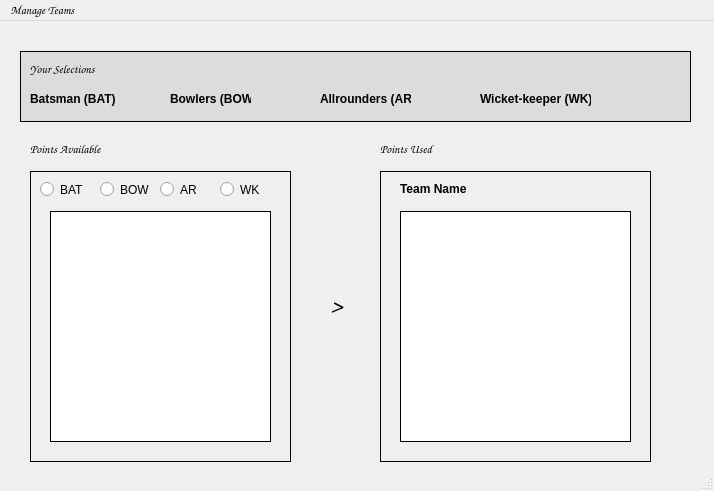
<?xml version="1.0" encoding="UTF-8"?>
<ui version="4.0">
 <class>MainWindow</class>
 <widget class="QMainWindow" name="MainWindow">
  <property name="geometry">
   <rect>
    <x>0</x>
    <y>0</y>
    <width>714</width>
    <height>491</height>
   </rect>
  </property>
  <property name="baseSize">
   <size>
    <width>0</width>
    <height>0</height>
   </size>
  </property>
  <property name="font">
   <font>
    <family>Comic Sans MS</family>
   </font>
  </property>
  <property name="windowTitle">
   <string>Fantasy Cricket</string>
  </property>
  <widget class="QWidget" name="centralwidget">
   <widget class="QFrame" name="frame">
    <property name="geometry">
     <rect>
      <x>20</x>
      <y>30</y>
      <width>671</width>
      <height>71</height>
     </rect>
    </property>
    <property name="styleSheet">
     <string notr="true">border: 1px solid black;
background-color: rgb(220, 220, 220);</string>
    </property>
    <property name="frameShape">
     <enum>QFrame::StyledPanel</enum>
    </property>
    <property name="frameShadow">
     <enum>QFrame::Raised</enum>
    </property>
    <widget class="QLabel" name="label">
     <property name="geometry">
      <rect>
       <x>10</x>
       <y>10</y>
       <width>101</width>
       <height>16</height>
      </rect>
     </property>
     <property name="font">
      <font>
       <family>Comic Sans MS</family>
      </font>
     </property>
     <property name="styleSheet">
      <string notr="true">border: none;
font-family: &quot;Comic Sans MS&quot;;</string>
     </property>
     <property name="text">
      <string>Your Selections</string>
     </property>
    </widget>
    <widget class="QLabel" name="label_2">
     <property name="geometry">
      <rect>
       <x>10</x>
       <y>40</y>
       <width>91</width>
       <height>16</height>
      </rect>
     </property>
     <property name="styleSheet">
      <string notr="true">font-weight: bold;
border: none;
font-family: &quot;Comic Sans MS&quot;;</string>
     </property>
     <property name="text">
      <string>Batsman (BAT)</string>
     </property>
    </widget>
    <widget class="QLabel" name="label_7">
     <property name="geometry">
      <rect>
       <x>150</x>
       <y>40</y>
       <width>81</width>
       <height>16</height>
      </rect>
     </property>
     <property name="styleSheet">
      <string notr="true">font-weight: bold;
border: none;
font-family: &quot;Comic Sans MS&quot;;</string>
     </property>
     <property name="text">
      <string>Bowlers (BOW)</string>
     </property>
    </widget>
    <widget class="QLabel" name="label_8">
     <property name="geometry">
      <rect>
       <x>300</x>
       <y>40</y>
       <width>91</width>
       <height>16</height>
      </rect>
     </property>
     <property name="styleSheet">
      <string notr="true">font-weight: bold;
border: none;
font-family: &quot;Comic Sans MS&quot;;</string>
     </property>
     <property name="text">
      <string>Allrounders (AR)</string>
     </property>
    </widget>
    <widget class="QLabel" name="label_9">
     <property name="geometry">
      <rect>
       <x>460</x>
       <y>40</y>
       <width>111</width>
       <height>16</height>
      </rect>
     </property>
     <property name="styleSheet">
      <string notr="true">font-weight: bold;
border: none;
font-family: &quot;Comic Sans MS&quot;;</string>
     </property>
     <property name="text">
      <string>Wicket-keeper (WK)</string>
     </property>
    </widget>
    <widget class="QLabel" name="label_10">
     <property name="geometry">
      <rect>
       <x>100</x>
       <y>40</y>
       <width>31</width>
       <height>16</height>
      </rect>
     </property>
     <property name="styleSheet">
      <string notr="true">border: none;
font-family: &quot;Comic Sans MS&quot;;
color: rgb(0, 0, 255);</string>
     </property>
     <property name="text">
      <string/>
     </property>
    </widget>
    <widget class="QLabel" name="label_11">
     <property name="geometry">
      <rect>
       <x>240</x>
       <y>40</y>
       <width>31</width>
       <height>16</height>
      </rect>
     </property>
     <property name="styleSheet">
      <string notr="true">border: none;
font-family: &quot;Comic Sans MS&quot;;
color: rgb(0, 0, 255);</string>
     </property>
     <property name="text">
      <string/>
     </property>
    </widget>
    <widget class="QLabel" name="label_12">
     <property name="geometry">
      <rect>
       <x>400</x>
       <y>40</y>
       <width>31</width>
       <height>16</height>
      </rect>
     </property>
     <property name="styleSheet">
      <string notr="true">border: none;
font-family: &quot;Comic Sans MS&quot;;
color: rgb(0, 0, 255);</string>
     </property>
     <property name="text">
      <string/>
     </property>
    </widget>
    <widget class="QLabel" name="label_13">
     <property name="geometry">
      <rect>
       <x>580</x>
       <y>40</y>
       <width>31</width>
       <height>16</height>
      </rect>
     </property>
     <property name="styleSheet">
      <string notr="true">border: none;
font-family: &quot;Comic Sans MS&quot;;
color: rgb(0, 0, 255);</string>
     </property>
     <property name="text">
      <string/>
     </property>
    </widget>
   </widget>
   <widget class="QLabel" name="label_3">
    <property name="geometry">
     <rect>
      <x>30</x>
      <y>120</y>
      <width>101</width>
      <height>16</height>
     </rect>
    </property>
    <property name="font">
     <font>
      <pointsize>9</pointsize>
      <weight>75</weight>
      <bold>true</bold>
     </font>
    </property>
    <property name="text">
     <string>Points Available</string>
    </property>
   </widget>
   <widget class="QFrame" name="frame_2">
    <property name="geometry">
     <rect>
      <x>30</x>
      <y>150</y>
      <width>261</width>
      <height>291</height>
     </rect>
    </property>
    <property name="styleSheet">
     <string notr="true">border: 1px solid black;</string>
    </property>
    <property name="frameShape">
     <enum>QFrame::StyledPanel</enum>
    </property>
    <property name="frameShadow">
     <enum>QFrame::Raised</enum>
    </property>
    <widget class="QRadioButton" name="radioButton">
     <property name="geometry">
      <rect>
       <x>10</x>
       <y>10</y>
       <width>82</width>
       <height>17</height>
      </rect>
     </property>
     <property name="styleSheet">
      <string notr="true">border: none;
font-family: &quot;Comic Sans MS&quot;;</string>
     </property>
     <property name="text">
      <string>BAT</string>
     </property>
     <property name="checkable">
      <bool>false</bool>
     </property>
    </widget>
    <widget class="QRadioButton" name="radioButton_2">
     <property name="geometry">
      <rect>
       <x>70</x>
       <y>10</y>
       <width>82</width>
       <height>17</height>
      </rect>
     </property>
     <property name="styleSheet">
      <string notr="true">border: none;
font-family: &quot;Comic Sans MS&quot;;</string>
     </property>
     <property name="text">
      <string>BOW</string>
     </property>
     <property name="checkable">
      <bool>false</bool>
     </property>
    </widget>
    <widget class="QRadioButton" name="radioButton_3">
     <property name="geometry">
      <rect>
       <x>130</x>
       <y>10</y>
       <width>82</width>
       <height>17</height>
      </rect>
     </property>
     <property name="styleSheet">
      <string notr="true">border: none;
font-family: &quot;Comic Sans MS&quot;;</string>
     </property>
     <property name="text">
      <string>AR</string>
     </property>
     <property name="checkable">
      <bool>false</bool>
     </property>
    </widget>
    <widget class="QRadioButton" name="radioButton_4">
     <property name="geometry">
      <rect>
       <x>190</x>
       <y>10</y>
       <width>82</width>
       <height>17</height>
      </rect>
     </property>
     <property name="styleSheet">
      <string notr="true">border: none;
font-family: &quot;Comic Sans MS&quot;;</string>
     </property>
     <property name="text">
      <string>WK</string>
     </property>
     <property name="checkable">
      <bool>false</bool>
     </property>
    </widget>
    <widget class="QListWidget" name="listWidget">
     <property name="geometry">
      <rect>
       <x>20</x>
       <y>40</y>
       <width>221</width>
       <height>231</height>
      </rect>
     </property>
    </widget>
   </widget>
   <widget class="QLabel" name="label_4">
    <property name="geometry">
     <rect>
      <x>380</x>
      <y>120</y>
      <width>91</width>
      <height>16</height>
     </rect>
    </property>
    <property name="font">
     <font>
      <pointsize>9</pointsize>
      <weight>75</weight>
      <bold>true</bold>
     </font>
    </property>
    <property name="text">
     <string>Points Used</string>
    </property>
   </widget>
   <widget class="QFrame" name="frame_3">
    <property name="geometry">
     <rect>
      <x>380</x>
      <y>150</y>
      <width>271</width>
      <height>291</height>
     </rect>
    </property>
    <property name="styleSheet">
     <string notr="true">border: 1px solid black;</string>
    </property>
    <property name="frameShape">
     <enum>QFrame::StyledPanel</enum>
    </property>
    <property name="frameShadow">
     <enum>QFrame::Raised</enum>
    </property>
    <widget class="QLabel" name="label_6">
     <property name="geometry">
      <rect>
       <x>20</x>
       <y>10</y>
       <width>71</width>
       <height>16</height>
      </rect>
     </property>
     <property name="styleSheet">
      <string notr="true">border: none;
font-family: &quot;Comic Sans MS&quot;;
font-weight: bold;</string>
     </property>
     <property name="text">
      <string>Team Name</string>
     </property>
    </widget>
    <widget class="QLabel" name="label_16">
     <property name="geometry">
      <rect>
       <x>100</x>
       <y>10</y>
       <width>131</width>
       <height>16</height>
      </rect>
     </property>
     <property name="styleSheet">
      <string notr="true">border:none;
font-family: &quot;Comic Sans MS&quot;;
color: rgb(0, 0, 255);</string>
     </property>
     <property name="text">
      <string/>
     </property>
    </widget>
    <widget class="QListWidget" name="listWidget_2">
     <property name="geometry">
      <rect>
       <x>20</x>
       <y>40</y>
       <width>231</width>
       <height>231</height>
      </rect>
     </property>
    </widget>
   </widget>
   <widget class="QLabel" name="label_5">
    <property name="geometry">
     <rect>
      <x>330</x>
      <y>270</y>
      <width>47</width>
      <height>31</height>
     </rect>
    </property>
    <property name="font">
     <font>
      <pointsize>18</pointsize>
     </font>
    </property>
    <property name="text">
     <string>&gt;</string>
    </property>
   </widget>
   <widget class="QLabel" name="label_14">
    <property name="geometry">
     <rect>
      <x>130</x>
      <y>120</y>
      <width>51</width>
      <height>16</height>
     </rect>
    </property>
    <property name="styleSheet">
     <string notr="true">font-family: &quot;Comic Sans MS&quot;;
color: rgb(0, 0, 255);</string>
    </property>
    <property name="text">
     <string/>
    </property>
   </widget>
   <widget class="QLabel" name="label_15">
    <property name="geometry">
     <rect>
      <x>460</x>
      <y>120</y>
      <width>47</width>
      <height>16</height>
     </rect>
    </property>
    <property name="styleSheet">
     <string notr="true">font-family: &quot;Comic Sans MS&quot;;
color: rgb(0, 0, 255);</string>
    </property>
    <property name="text">
     <string/>
    </property>
   </widget>
  </widget>
  <widget class="QMenuBar" name="menubar">
   <property name="geometry">
    <rect>
     <x>0</x>
     <y>0</y>
     <width>714</width>
     <height>23</height>
    </rect>
   </property>
   <widget class="QMenu" name="menuManage_Teams">
    <property name="font">
     <font>
      <family>Comic Sans MS</family>
     </font>
    </property>
    <property name="title">
     <string>Manage Teams</string>
    </property>
    <addaction name="actionNEW_Team"/>
    <addaction name="actionOPEN_Team"/>
    <addaction name="actionSAVE_Team"/>
    <addaction name="actionEVALUATE_Team"/>
   </widget>
   <addaction name="menuManage_Teams"/>
  </widget>
  <widget class="QStatusBar" name="statusbar"/>
  <action name="actionNEW_Team">
   <property name="text">
    <string>NEW Team</string>
   </property>
   <property name="font">
    <font>
     <family>Comic Sans MS</family>
    </font>
   </property>
  </action>
  <action name="actionOPEN_Team">
   <property name="text">
    <string>OPEN Team</string>
   </property>
   <property name="font">
    <font>
     <family>Comic Sans MS</family>
    </font>
   </property>
  </action>
  <action name="actionSAVE_Team">
   <property name="text">
    <string>SAVE Team</string>
   </property>
   <property name="font">
    <font>
     <family>Comic Sans MS</family>
    </font>
   </property>
  </action>
  <action name="actionEVALUATE_Team">
   <property name="text">
    <string>EVALUATE Team</string>
   </property>
   <property name="font">
    <font>
     <family>Comic Sans MS</family>
    </font>
   </property>
  </action>
 </widget>
 <resources/>
 <connections/>
</ui>
